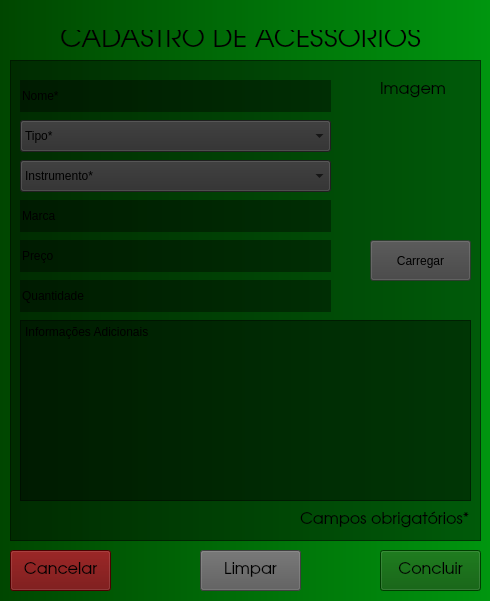
<?xml version="1.0" encoding="UTF-8"?>
<ui version="4.0">
 <class>frmCadastroAcessorios</class>
 <widget class="QWidget" name="frmCadastroAcessorios">
  <property name="windowModality">
   <enum>Qt::ApplicationModal</enum>
  </property>
  <property name="geometry">
   <rect>
    <x>0</x>
    <y>0</y>
    <width>490</width>
    <height>601</height>
   </rect>
  </property>
  <property name="minimumSize">
   <size>
    <width>490</width>
    <height>601</height>
   </size>
  </property>
  <property name="maximumSize">
   <size>
    <width>490</width>
    <height>601</height>
   </size>
  </property>
  <property name="font">
   <font>
    <weight>50</weight>
    <italic>false</italic>
    <bold>false</bold>
   </font>
  </property>
  <property name="windowTitle">
   <string>Cadastro de Acessorios</string>
  </property>
  <property name="autoFillBackground">
   <bool>false</bool>
  </property>
  <property name="styleSheet">
   <string notr="true">#frmCadastroAcessorios
{
   
	background-color: qlineargradient(spread:pad, x1:0, y1:0, x2:1, y2:0, stop:0 rgba(0, 70, 0, 255), stop:1 rgba(0, 150, 15, 255));	
   font: &quot;URW Gothic L&quot;;
}

#gpbAcessorios
{
	background-color: rgba(0, 0, 0, 100);
}

#btnCancelar
{
	background-color: rgb(106, 0, 0);
}

#btnLimpar
{	
	background-color: rgb(89, 89, 89);
}

#btnConcluir
{
	background-color: rgb(0, 85, 0);
}</string>
  </property>
  <widget class="QLabel" name="lblCadastroAcessorios">
   <property name="geometry">
    <rect>
     <x>60</x>
     <y>30</y>
     <width>371</width>
     <height>21</height>
    </rect>
   </property>
   <property name="font">
    <font>
     <family>URW Gothic L</family>
     <pointsize>20</pointsize>
    </font>
   </property>
   <property name="text">
    <string>CADASTRO DE ACESSÓRIOS</string>
   </property>
  </widget>
  <widget class="QPushButton" name="btnCancelar">
   <property name="geometry">
    <rect>
     <x>10</x>
     <y>550</y>
     <width>101</width>
     <height>41</height>
    </rect>
   </property>
   <property name="font">
    <font>
     <family>URW Gothic L</family>
     <pointsize>12</pointsize>
    </font>
   </property>
   <property name="text">
    <string>Cancelar</string>
   </property>
  </widget>
  <widget class="QPushButton" name="btnConcluir">
   <property name="geometry">
    <rect>
     <x>380</x>
     <y>550</y>
     <width>101</width>
     <height>41</height>
    </rect>
   </property>
   <property name="font">
    <font>
     <family>URW Gothic L</family>
     <pointsize>12</pointsize>
    </font>
   </property>
   <property name="text">
    <string>Concluir</string>
   </property>
   <property name="autoDefault">
    <bool>false</bool>
   </property>
   <property name="default">
    <bool>false</bool>
   </property>
   <property name="flat">
    <bool>false</bool>
   </property>
  </widget>
  <widget class="QPushButton" name="btnLimpar">
   <property name="geometry">
    <rect>
     <x>200</x>
     <y>550</y>
     <width>101</width>
     <height>41</height>
    </rect>
   </property>
   <property name="font">
    <font>
     <family>URW Gothic L</family>
     <pointsize>12</pointsize>
    </font>
   </property>
   <property name="text">
    <string>Limpar</string>
   </property>
  </widget>
  <widget class="QFrame" name="gpbAcessorios">
   <property name="geometry">
    <rect>
     <x>10</x>
     <y>60</y>
     <width>471</width>
     <height>481</height>
    </rect>
   </property>
   <property name="maximumSize">
    <size>
     <width>471</width>
     <height>481</height>
    </size>
   </property>
   <property name="styleSheet">
    <string notr="true">.QLabel, .QPlainTextEdit, .QLineEdit, .QPushButton, .QComboBox
{
	font: 12pt &quot;URW Gothic L&quot;;;
}

QPlainTextEdit, .QLineEdit
{
	background-color: rgb(0, 0, 0, 100);
}

QComboBox
{	
	background-color: rgb(45, 45, 45);
}

.QPushButton
{	
	background-color: rgb(65, 65, 65, 150);
}</string>
   </property>
   <property name="frameShape">
    <enum>QFrame::StyledPanel</enum>
   </property>
   <property name="frameShadow">
    <enum>QFrame::Raised</enum>
   </property>
   <widget class="QLabel" name="lblCamposObrigatorios">
    <property name="geometry">
     <rect>
      <x>290</x>
      <y>450</y>
      <width>171</width>
      <height>21</height>
     </rect>
    </property>
    <property name="minimumSize">
     <size>
      <width>171</width>
      <height>21</height>
     </size>
    </property>
    <property name="maximumSize">
     <size>
      <width>171</width>
      <height>21</height>
     </size>
    </property>
    <property name="font">
     <font>
      <family>URW Gothic L</family>
      <pointsize>12</pointsize>
      <weight>50</weight>
      <italic>false</italic>
      <bold>false</bold>
     </font>
    </property>
    <property name="text">
     <string>Campos obrigatórios*</string>
    </property>
   </widget>
   <widget class="QLineEdit" name="txtQuantidade">
    <property name="geometry">
     <rect>
      <x>10</x>
      <y>220</y>
      <width>311</width>
      <height>32</height>
     </rect>
    </property>
    <property name="maximumSize">
     <size>
      <width>311</width>
      <height>32</height>
     </size>
    </property>
    <property name="autoFillBackground">
     <bool>false</bool>
    </property>
    <property name="text">
     <string>Quantidade</string>
    </property>
    <property name="frame">
     <bool>false</bool>
    </property>
    <property name="echoMode">
     <enum>QLineEdit::Normal</enum>
    </property>
   </widget>
   <widget class="QPlainTextEdit" name="rtxInformacoes">
    <property name="geometry">
     <rect>
      <x>10</x>
      <y>260</y>
      <width>451</width>
      <height>181</height>
     </rect>
    </property>
    <property name="maximumSize">
     <size>
      <width>451</width>
      <height>181</height>
     </size>
    </property>
    <property name="plainText">
     <string>Informações Adicionais</string>
    </property>
   </widget>
   <widget class="QComboBox" name="cmbInstrumento">
    <property name="geometry">
     <rect>
      <x>10</x>
      <y>100</y>
      <width>311</width>
      <height>32</height>
     </rect>
    </property>
    <property name="maximumSize">
     <size>
      <width>311</width>
      <height>32</height>
     </size>
    </property>
    <property name="frame">
     <bool>true</bool>
    </property>
    <item>
     <property name="text">
      <string>Instrumento*</string>
     </property>
    </item>
   </widget>
   <widget class="QPushButton" name="btnCarregar">
    <property name="geometry">
     <rect>
      <x>360</x>
      <y>180</y>
      <width>101</width>
      <height>41</height>
     </rect>
    </property>
    <property name="text">
     <string>Carregar</string>
    </property>
   </widget>
   <widget class="QLineEdit" name="txtMarca">
    <property name="geometry">
     <rect>
      <x>10</x>
      <y>140</y>
      <width>311</width>
      <height>32</height>
     </rect>
    </property>
    <property name="maximumSize">
     <size>
      <width>311</width>
      <height>32</height>
     </size>
    </property>
    <property name="autoFillBackground">
     <bool>false</bool>
    </property>
    <property name="text">
     <string>Marca</string>
    </property>
    <property name="frame">
     <bool>false</bool>
    </property>
    <property name="echoMode">
     <enum>QLineEdit::Normal</enum>
    </property>
   </widget>
   <widget class="QLineEdit" name="txtNome">
    <property name="geometry">
     <rect>
      <x>10</x>
      <y>20</y>
      <width>311</width>
      <height>32</height>
     </rect>
    </property>
    <property name="maximumSize">
     <size>
      <width>311</width>
      <height>32</height>
     </size>
    </property>
    <property name="autoFillBackground">
     <bool>false</bool>
    </property>
    <property name="text">
     <string>Nome*</string>
    </property>
    <property name="frame">
     <bool>false</bool>
    </property>
    <property name="echoMode">
     <enum>QLineEdit::Normal</enum>
    </property>
   </widget>
   <widget class="QLabel" name="lblImagem">
    <property name="geometry">
     <rect>
      <x>370</x>
      <y>20</y>
      <width>71</width>
      <height>21</height>
     </rect>
    </property>
    <property name="font">
     <font>
      <family>URW Gothic L</family>
      <pointsize>12</pointsize>
      <weight>50</weight>
      <italic>false</italic>
      <bold>false</bold>
     </font>
    </property>
    <property name="text">
     <string>Imagem</string>
    </property>
   </widget>
   <widget class="QLabel" name="ptbImagem">
    <property name="geometry">
     <rect>
      <x>360</x>
      <y>50</y>
      <width>101</width>
      <height>111</height>
     </rect>
    </property>
    <property name="font">
     <font>
      <family>URW Gothic L</family>
      <pointsize>12</pointsize>
      <weight>50</weight>
      <italic>false</italic>
      <bold>false</bold>
     </font>
    </property>
    <property name="styleSheet">
     <string notr="true">border-image: url(:/Imagens/Others/Palheta.png) 0 0 0 0 stretch stretch;</string>
    </property>
    <property name="text">
     <string/>
    </property>
   </widget>
   <widget class="QLineEdit" name="txtPreco">
    <property name="geometry">
     <rect>
      <x>10</x>
      <y>180</y>
      <width>311</width>
      <height>32</height>
     </rect>
    </property>
    <property name="maximumSize">
     <size>
      <width>311</width>
      <height>32</height>
     </size>
    </property>
    <property name="autoFillBackground">
     <bool>false</bool>
    </property>
    <property name="text">
     <string>Preço</string>
    </property>
    <property name="frame">
     <bool>false</bool>
    </property>
    <property name="echoMode">
     <enum>QLineEdit::Normal</enum>
    </property>
   </widget>
   <widget class="QComboBox" name="cmbTipo">
    <property name="geometry">
     <rect>
      <x>10</x>
      <y>60</y>
      <width>311</width>
      <height>32</height>
     </rect>
    </property>
    <property name="maximumSize">
     <size>
      <width>311</width>
      <height>32</height>
     </size>
    </property>
    <property name="currentText">
     <string>Tipo*</string>
    </property>
    <item>
     <property name="text">
      <string>Tipo*</string>
     </property>
    </item>
    <item>
     <property name="text">
      <string>Cordas</string>
     </property>
    </item>
    <item>
     <property name="text">
      <string>Percussão</string>
     </property>
    </item>
    <item>
     <property name="text">
      <string>Sopro</string>
     </property>
    </item>
    <item>
     <property name="text">
      <string>Teclas</string>
     </property>
    </item>
   </widget>
  </widget>
 </widget>
 <tabstops>
  <tabstop>txtNome</tabstop>
  <tabstop>cmbTipo</tabstop>
  <tabstop>cmbInstrumento</tabstop>
  <tabstop>txtMarca</tabstop>
  <tabstop>txtPreco</tabstop>
  <tabstop>txtQuantidade</tabstop>
  <tabstop>rtxInformacoes</tabstop>
  <tabstop>btnCarregar</tabstop>
  <tabstop>btnCancelar</tabstop>
  <tabstop>btnLimpar</tabstop>
  <tabstop>btnConcluir</tabstop>
 </tabstops>
 <resources/>
 <connections/>
 <designerdata>
  <property name="gridDeltaX">
   <number>10</number>
  </property>
  <property name="gridDeltaY">
   <number>10</number>
  </property>
  <property name="gridSnapX">
   <bool>true</bool>
  </property>
  <property name="gridSnapY">
   <bool>true</bool>
  </property>
  <property name="gridVisible">
   <bool>true</bool>
  </property>
 </designerdata>
</ui>
